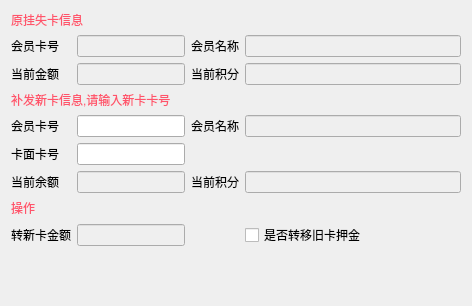
<?xml version="1.0" encoding="UTF-8"?>
<ui version="4.0">
 <class>w_m_member_trans_Dialog</class>
 <widget class="QDialog" name="w_m_member_trans_Dialog">
  <property name="geometry">
   <rect>
    <x>0</x>
    <y>0</y>
    <width>472</width>
    <height>306</height>
   </rect>
  </property>
  <property name="windowTitle">
   <string>Dialog</string>
  </property>
  <layout class="QVBoxLayout" name="verticalLayout">
   <item>
    <layout class="QGridLayout" name="gridLayout">
     <item row="4" column="2" colspan="2">
      <widget class="QLineEdit" name="lineEdit_newvipno"/>
     </item>
     <item row="6" column="5">
      <widget class="lds_doublespinbox_lineedit" name="lineEdit_newpoint">
       <property name="enabled">
        <bool>false</bool>
       </property>
      </widget>
     </item>
     <item row="7" column="0" colspan="6">
      <widget class="QLabel" name="label_13">
       <property name="styleSheet">
        <string notr="true">color:#ff546b;</string>
       </property>
       <property name="text">
        <string>操作</string>
       </property>
      </widget>
     </item>
     <item row="8" column="0" colspan="2">
      <widget class="QLabel" name="label_14">
       <property name="text">
        <string>转新卡金额</string>
       </property>
      </widget>
     </item>
     <item row="6" column="0" colspan="2">
      <widget class="QLabel" name="label_11">
       <property name="text">
        <string>当前余额</string>
       </property>
      </widget>
     </item>
     <item row="6" column="4">
      <widget class="QLabel" name="label_15">
       <property name="text">
        <string>当前积分</string>
       </property>
      </widget>
     </item>
     <item row="4" column="4">
      <widget class="QLabel" name="label_10">
       <property name="text">
        <string>会员名称</string>
       </property>
      </widget>
     </item>
     <item row="1" column="2" colspan="2">
      <widget class="QLineEdit" name="lineEdit_oldvipno">
       <property name="enabled">
        <bool>false</bool>
       </property>
      </widget>
     </item>
     <item row="3" column="0" colspan="6">
      <widget class="QLabel" name="label_8">
       <property name="styleSheet">
        <string notr="true">color:#ff546b;</string>
       </property>
       <property name="text">
        <string>补发新卡信息,请输入新卡卡号</string>
       </property>
      </widget>
     </item>
     <item row="2" column="5">
      <widget class="lds_doublespinbox_lineedit" name="lineEdit_oldpoint">
       <property name="enabled">
        <bool>false</bool>
       </property>
      </widget>
     </item>
     <item row="5" column="2" colspan="2">
      <widget class="QLineEdit" name="lineEdit_newcardno"/>
     </item>
     <item row="1" column="5">
      <widget class="QLineEdit" name="lineEdit_oldvipname">
       <property name="enabled">
        <bool>false</bool>
       </property>
      </widget>
     </item>
     <item row="4" column="0" colspan="2">
      <widget class="QLabel" name="label_9">
       <property name="text">
        <string>会员卡号</string>
       </property>
      </widget>
     </item>
     <item row="6" column="2" colspan="2">
      <widget class="lds_doublespinbox_lineedit" name="lineEdit_newamount">
       <property name="enabled">
        <bool>false</bool>
       </property>
      </widget>
     </item>
     <item row="4" column="5">
      <widget class="QLineEdit" name="lineEdit_newvipname">
       <property name="enabled">
        <bool>false</bool>
       </property>
      </widget>
     </item>
     <item row="2" column="2" colspan="2">
      <widget class="lds_doublespinbox_lineedit" name="lineEdit_oldamount">
       <property name="enabled">
        <bool>false</bool>
       </property>
      </widget>
     </item>
     <item row="1" column="0" colspan="2">
      <widget class="QLabel" name="label">
       <property name="text">
        <string>会员卡号</string>
       </property>
      </widget>
     </item>
     <item row="5" column="0" colspan="2">
      <widget class="QLabel" name="label_7">
       <property name="text">
        <string>卡面卡号</string>
       </property>
      </widget>
     </item>
     <item row="2" column="0" colspan="2">
      <widget class="QLabel" name="label_4">
       <property name="text">
        <string>当前金额</string>
       </property>
      </widget>
     </item>
     <item row="1" column="4">
      <widget class="QLabel" name="label_3">
       <property name="text">
        <string>会员名称</string>
       </property>
      </widget>
     </item>
     <item row="2" column="4">
      <widget class="QLabel" name="label_5">
       <property name="text">
        <string>当前积分</string>
       </property>
      </widget>
     </item>
     <item row="8" column="2" colspan="2">
      <widget class="lds_doublespinbox_lineedit" name="lineEdit_tonewnum">
       <property name="enabled">
        <bool>false</bool>
       </property>
      </widget>
     </item>
     <item row="0" column="0" colspan="6">
      <widget class="QLabel" name="label_2">
       <property name="styleSheet">
        <string notr="true">color:#ff546b;</string>
       </property>
       <property name="text">
        <string>原挂失卡信息</string>
       </property>
      </widget>
     </item>
     <item row="8" column="5">
      <widget class="QCheckBox" name="checkBox_istonewyajin">
       <property name="text">
        <string>是否转移旧卡押金</string>
       </property>
      </widget>
     </item>
    </layout>
   </item>
   <item>
    <widget class="lds_toolbar" name="widget"/>
   </item>
  </layout>
 </widget>
 <customwidgets>
  <customwidget>
   <class>lds_toolbar</class>
   <extends>QFrame</extends>
   <header>lds_toolbar.h</header>
   <container>1</container>
  </customwidget>
  <customwidget>
   <class>lds_doublespinbox_lineedit</class>
   <extends>QLineEdit</extends>
   <header>lds_doublespinbox_lineedit.h</header>
  </customwidget>
 </customwidgets>
 <resources/>
 <connections/>
</ui>
